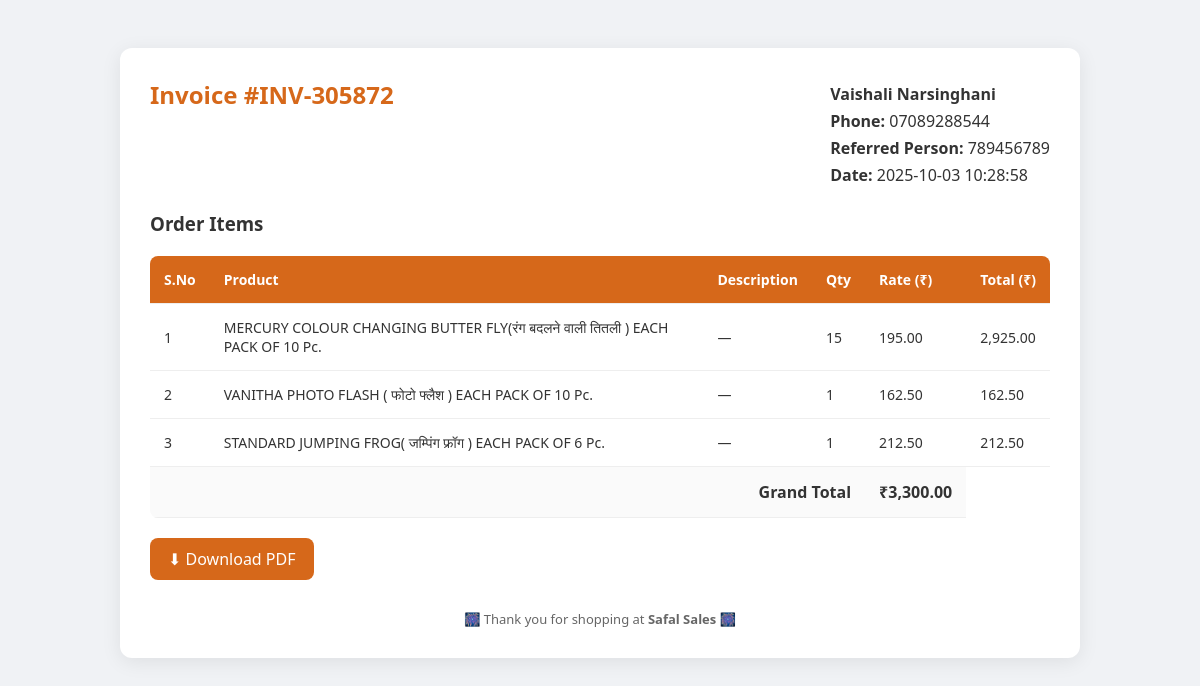
Page /invoice_items.php?id=80 on the committed database.
### tables this page shows
CREATE TABLE `invoices` (
  `id` int(11) NOT NULL,
  `invoice_number` varchar(20) DEFAULT NULL,
  `name` varchar(100) DEFAULT NULL,
  `email` text DEFAULT NULL,
  `phone` varchar(20) DEFAULT NULL,
  `address` text DEFAULT NULL,
  `total` decimal(10,2) DEFAULT NULL,
  `created_at` timestamp NOT NULL DEFAULT current_timestamp(),
  `pdf_file` longblob DEFAULT NULL,
  `status` enum('Pending','Paid') DEFAULT 'Pending',
  `actual_deducted` tinyint(4) DEFAULT 0,
  `referred_person` text DEFAULT NULL
);

CREATE TABLE `invoice_items` (
  `id` int(11) NOT NULL,
  `invoice_id` int(11) DEFAULT NULL,
  `product_name` varchar(100) DEFAULT NULL,
  `qty` int(11) DEFAULT NULL,
  `price` decimal(10,2) DEFAULT NULL,
  `subtotal` decimal(10,2) DEFAULT NULL
);

### invoice_items.php (the view, shortened to what this page needs)
<?php
include("db.php");
$invoice_id = (int)$_GET['id'];
$inv = $conn->query("SELECT * FROM invoices WHERE id = $invoice_id")->fetch_assoc();
$items = $conn->query("SELECT * FROM invoice_items WHERE invoice_id = $invoice_id");
?>
<!DOCTYPE html>
<html lang="en">
<head>
</head>
<body>
  <div class="invoice-box" id="invoice-content">
    <div class="invoice-header">
      <h2>Invoice #<?= $inv['invoice_number'] ?></h2>
      <div class="customer-info">
        <p><b><?= htmlspecialchars($inv['name']) ?></b></p>
        <p><b>Phone: </b><?= htmlspecialchars($inv['phone']) ?></p>
         <p>
  <strong>Referred Person:</strong>
  <?= ($inv['referred_person'] !== null && $inv['referred_person'] !== '')
        ? nl2br(htmlspecialchars($inv['referred_person']))
        : '—' ?>
</p>
        <p><b>Date: </b><?= $inv['created_at'] ?></p>
      </div>
    </div>
    <h3 style="margin-bottom:10px;">Order Items</h3>
    <table>
      <tr>
        <th>S.No</th>
        <th>Product</th>
        <th>Description</th>
        <th>Qty</th>
        <th>Rate (₹)</th>
        <th>Total (₹)</th>
      </tr>
      <?php $i=1; while($it=$items->fetch_assoc()): ?>
      <tr>
        <td><?= $i++ ?></td>
        <td><?= htmlspecialchars($it['product_name']) ?></td>
        <td><?= !empty($it['description']) ? htmlspecialchars($it['description']) : '—' ?></td>
        <td><?= (int)$it['qty'] ?></td>
        <td><?= number_format($it['price'], 2) ?></td>
        <td><?= number_format($it['qty'] * $it['price'], 2) ?></td>
      </tr>
      <?php endwhile; ?>
      <tr class="total-row">
        <td colspan="4" style="text-align:right;">Grand Total</td>
        <td>₹<?= number_format($inv['total'], 2) ?></td>
      </tr>
    </table>
    <a href="download_invoice.php?id=<?= $inv['id'] ?>" class="btn-download">⬇ Download PDF</a>
    <div class="footer">
      🎆 Thank you for shopping at <b>Safal Sales</b> 🎆
    </div>
  </div>
</body>
</html>

### invoice_items.php (style rules this page uses)
.btn-download { display: inline-block; margin-top: 20px; padding: 10px 18px; background: #d6681aff; color: #fff; text-decoration: none; border-radius: 8px; transition: 0.3s; cursor: pointer; }
body { font-family: 'Segoe UI', sans-serif; background: #f0f2f5; padding: 40px; color: #333; }
.invoice-box { background: #fff; max-width: 900px; margin: auto; padding: 30px; border-radius: 12px; box-shadow: 0 4px 20px rgba(0,0,0,0.08); }
h2 { margin: 0 0 10px; color: #d6681aff; }
.invoice-header { display: flex; justify-content: space-between; margin-bottom: 20px; }
.customer-info p { margin: 5px 0; }
table { width: 100%; border-collapse: collapse; margin-top: 20px; border-radius: 8px; overflow: hidden; }
table th, table td { padding: 14px; border-bottom: 1px solid #eee; text-align: left; font-size: 14px; }
table th { background: #d6681aff; color: #fff; font-weight: 600; }
.total-row td { font-weight: bold; font-size: 16px; background: #fafafa; }
.footer { text-align: center; margin-top: 30px; font-size: 13px; color: #666; }

### rows in the picture
invoices: invoice_number "INV-305872", name "Vaishali Narsinghani", phone "07089288544", referred_person "789456789", created_at "2025-10-03 10:28:58", total "3,300.00"
invoice_items: product_name "MERCURY COLOUR CHANGING BUTTER FLY(रंग बदलने वाली तितली ) EACH PACK OF 10 Pc.", qty "15", price "195.00", $it['qty'] * $it['price'] "2,925.00"
invoice_items: product_name "VANITHA PHOTO FLASH ( फोटो फ्लैश ) EACH PACK OF 10 Pc.", qty "1", price "162.50", $it['qty']*$it['price'] "162.50"
invoice_items: product_name "STANDARD JUMPING FROG( जम्पिंग फ्रॉग ) EACH PACK OF 6 Pc.", qty "1", price "212.50", $it['qty']*$it['price'] "212.50"
